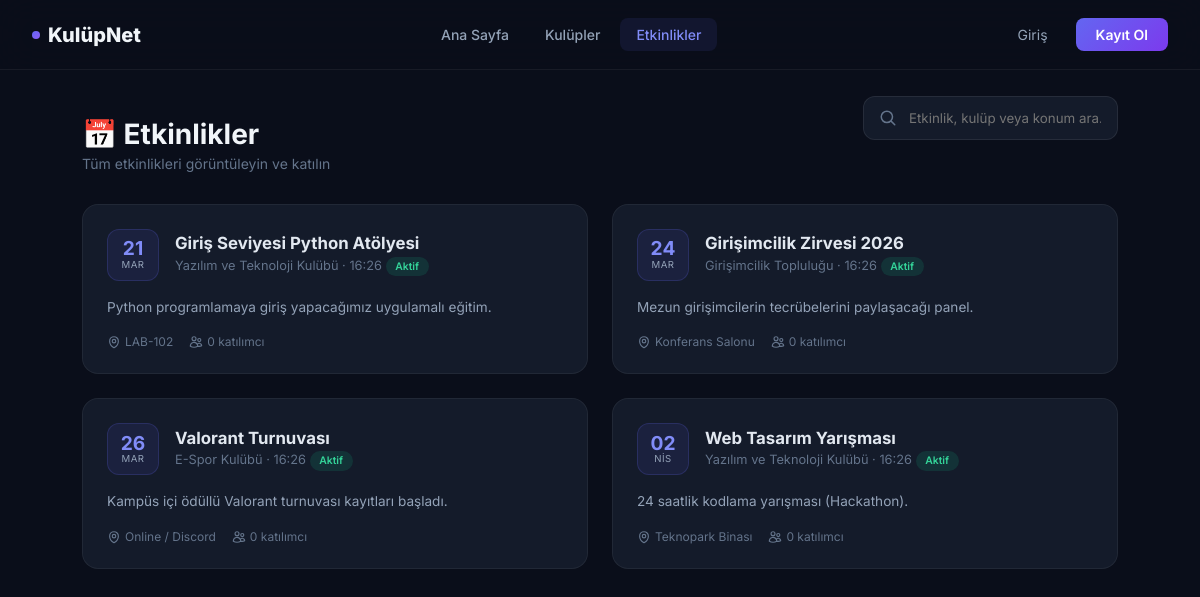
Screenshot of /etkinlikler.php with the database file from the repository.
### tables this page shows
CREATE TABLE IF NOT EXISTS etkinlikler (
    id INT AUTO_INCREMENT PRIMARY KEY,
    kulup_id INT,
    baslik VARCHAR(200) NOT NULL,
    aciklama TEXT,
    tarih DATETIME NOT NULL,
    konum VARCHAR(200),
    kisi_siniri INT DEFAULT NULL,
    FOREIGN KEY (kulup_id) REFERENCES kulupler(id) ON DELETE SET NULL
);

CREATE TABLE IF NOT EXISTS kulupler (
    id INT AUTO_INCREMENT PRIMARY KEY,
    ad VARCHAR(100) NOT NULL,
    aciklama TEXT
);

### etkinlikler.php (the view, shortened to what this page needs)
<?php
require_once 'config/veritabani.php';
$giris_yapildi = isset($_SESSION['kullanici_id']);
$aranan = trim($_GET['aranan'] ?? '');
$sayfa_kayit_sayisi = 6;
$sayfa = isset($_GET['sayfa']) ? max(1, (int)$_GET['sayfa']) : 1;
$offset = ($sayfa - 1) * $sayfa_kayit_sayisi;
$where_clauses = ["e.tarih >= NOW()"];
$params = [];
$where_sql = "WHERE " . implode(" AND ", $where_clauses);
$sql = "SELECT e.*, k.ad as kulup_adi, (SELECT COUNT(*) FROM etkinlik_katilimlari WHERE etkinlik_id = e.id) as katilimci_sayisi
        FROM etkinlikler e
        LEFT JOIN kulupler k ON e.kulup_id = k.id
        $where_sql
        ORDER BY e.tarih ASC
        LIMIT $sayfa_kayit_sayisi OFFSET $offset";
$stmt = $db->prepare($sql);
$stmt->execute($params);
$etkinlikler = $stmt->fetchAll();
$aylar = ['Oca','Şub','Mar','Nis','May','Haz','Tem','Ağu','Eyl','Eki','Kas','Ara'];
?>
<!DOCTYPE html>
<html lang="tr">
<head>
</head>
<body>
    <nav class="navbar">
        <a href="index.php" class="nav-brand"><span class="brand-dot"></span> KulüpNet</a>
        <div class="nav-links">
            <a href="index.php">Ana Sayfa</a>
            <a href="kulupler.php">Kulüpler</a>
            <a href="etkinlikler.php" class="active">Etkinlikler</a>
        </div>
        <div class="nav-auth">
            <?php if ($giris_yapildi): ?>
                <div class="user-menu" style="display: flex; align-items: center; gap: 0.75rem;">
                    <a href="profil.php" class="user-avatar-nav"><?php echo mb_strtoupper(mb_substr($_SESSION['kullanici_ad'], 0, 1)); ?></a>
                    <a href="profil.php" style="text-decoration:none;"><span class="user-menu-name" style="font-size: 0.875rem; font-weight: 600; color: #e2e8f0;"><?php echo htmlspecialchars($_SESSION['kullanici_ad']); ?></span></a>
                    <a href="ayarlar.php" class="btn-ghost" title="Ayarlar">
                        <svg xmlns="http://www.w3.org/2000/svg" fill="none" viewBox="0 0 24 24" stroke-width="2" stroke="currentColor" style="width:18px;height:18px;">
                            <path stroke-linecap="round" stroke-linejoin="round" d="M9.594 3.94c.09-.542.56-.94 1.11-.94h2.593c.55 0 1.02.398 1.11.94l.213 1.281c.063.374.313.686.645.87.074.04.147.083.22.127.325.196.72.257 1.075.124l1.217-.456a1.125 1.125 0 0 1 1.37.49l1.296 2.247a1.125 1.125 0 0 1-.26 1.431l-1.003.827c-.293.241-.438.613-.43.992a7.723 7.723 0 0 1 0 .255c-.008.378.137.75.43.991l1.004.827c.424.35.534.955.26 1.43l-1.298 2.247a1.125 1.125 0 0 1-1.369.491l-1.217-.456c-.355-.133-.75-.072-1.076.124a6.47 6.47 0 0 1-.22.128c-.331.183-.581.495-.644.869l-.213 1.281c-.09.543-.56.94-1.11.94h-2.594c-.55 0-1.019-.398-1.11-.94l-.213-1.281c-.062-.374-.312-.686-.644-.87a6.52 6.52 0 0 1-.22-.127c-.325-.196-.72-.257-1.076-.124l-1.217.456a1.125 1.125 0 0 1-1.369-.49l-1.297-2.247a1.125 1.125 0 0 1 .26-1.431l1.004-.827c.292-.24.437-.613.43-.991a6.932 6.932 0 0 1 0-.255c.007-.38-.138-.751-.43-.992l-1.004-.827a1.125 1.125 0 0 1-.26-1.43l1.297-2.247a1.125 1.125 0 0 1 1.37-.491l1.216.456c.356.133.751.072 1.076-.124.072-.044.146-.086.22-.128.332-.183.582-.495.644-.869l.214-1.28Z" />
                            <path stroke-linecap="round" stroke-linejoin="round" d="M15 12a3 3 0 1 1-6 0 3 3 0 0 1 6 0Z" />
                        </svg>
                    </a>
                    <a href="cikis.php" class="btn-ghost" title="Çıkış">
                        <svg xmlns="http://www.w3.org/2000/svg" fill="none" viewBox="0 0 24 24" stroke-width="2" stroke="currentColor" style="width:18px;height:18px;">
                            <path stroke-linecap="round" stroke-linejoin="round" d="M15.75 9V5.25A2.25 2.25 0 0 0 13.5 3h-6a2.25 2.25 0 0 0-2.25 2.25v13.5A2.25 2.25 0 0 0 7.5 21h6a2.25 2.25 0 0 0 2.25-2.25V15m3 0 3-3m0 0-3-3m3 3H9" />
                        </svg>
                    </a>
                </div>
            <?php else: ?>
                <a href="giris.php" class="btn-ghost">Giriş</a>
                <a href="kayit.php" class="btn-primary-nav">Kayıt Ol</a>
            <?php endif; ?>
        </div>
    </nav>
    <div class="container">
        <div class="page-header">
            <div style="display: flex; justify-content: space-between; align-items: flex-end; flex-wrap: wrap; gap: 1rem;">
                <div>
                    <h1>📅 Etkinlikler</h1>
                    <p>Tüm etkinlikleri görüntüleyin ve katılın</p>
                </div>
                <form action="" method="GET" class="search-container">
                    <svg class="search-icon" xmlns="http://www.w3.org/2000/svg" fill="none" viewBox="0 0 24 24" stroke-width="2" stroke="currentColor"><path stroke-linecap="round" stroke-linejoin="round" d="m21 21-5.197-5.197m0 0A7.5 7.5 0 1 0 5.196 5.196a7.5 7.5 0 0 0 10.607 10.607Z" /></svg>
                    <input type="text" name="aranan" class="search-input" placeholder="Etkinlik, kulüp veya konum ara..." value="<?php echo htmlspecialchars($aranan); ?>">
                </form>
            </div>
        </div>
        <div class="cards-grid">
            <?php if (!empty($etkinlikler)):
                foreach ($etkinlikler as $e):
                    $ts = strtotime($e['tarih']);
                    $gun = date('d', $ts); $ay = $aylar[(int)date('n', $ts) - 1]; $saat = date('H:i', $ts);
                    $gecmis = $ts < time();
            ?>
            <div class="event-card">
                <div class="card-top">
                    <div class="card-date">
                        <span class="day"><?php echo $gun; ?></span>
                        <span class="month"><?php echo $ay; ?></span>
                    </div>
                    <div>
                        <div class="card-title"><?php echo htmlspecialchars($e['baslik']); ?></div>
                        <div class="card-subtitle">
                            <?php echo htmlspecialchars($e['kulup_adi'] ?? 'Genel'); ?> · <?php echo $saat; ?>
                            <?php if ($gecmis): ?>
                                <span class="status-badge status-past">Bitti</span>
                            <?php else: ?>
                                <span class="status-badge status-upcoming">Aktif</span>
                            <?php endif; ?>
                        </div>
                    </div>
                </div>
                <div class="card-desc"><?php echo htmlspecialchars($e['aciklama'] ?? 'Açıklama yok.'); ?></div>
                <div class="card-footer">
                    <div class="card-meta-row">
                        <div class="card-meta-item">
                            <?php echo htmlspecialchars($e['konum'] ?? 'Belirtilmedi'); ?>
                        </div>
                        <div class="card-meta-item">
                            <?php
                                $ks = $e['kisi_siniri'] ?? null;
                                $sinir_text = $ks ? ' / ' . $ks : '';
                                echo $e['katilimci_sayisi'] . $sinir_text . ' katılımcı';
                            ?>
                        </div>
                    </div>
                </div>
            </div>
            <?php endforeach; endif; ?>
        </div>
    </div>
</body>
</html>

### etkinlikler.php (style rules this page uses)
*, *::before, *::after { box-sizing: border-box; margin: 0; padding: 0; }
body { font-family: 'Inter', sans-serif; background: #0a0e1a; color: #f1f5f9; min-height: 100vh; }
.navbar { position: fixed; top: 0; left: 0; right: 0; z-index: 100; background: rgba(10,14,26,0.8); backdrop-filter: blur(20px); border-bottom: 1px solid rgba(255,255,255,0.06); padding: 0 2rem; height: 70px; display: flex; align-items: center; justify-content: space-between; }
.nav-brand { font-size: 1.25rem; font-weight: 800; color: #f1f5f9; text-decoration: none; display: flex; align-items: center; gap: 0.5rem; }
.nav-brand .brand-dot { width: 8px; height: 8px; border-radius: 50%; background: linear-gradient(135deg, #6366f1, #8b5cf6); }
.nav-links { display: flex; gap: 0.25rem; }
.nav-links a { color: #94a3b8; text-decoration: none; padding: 0.5rem 1rem; border-radius: 0.5rem; font-size: 0.875rem; font-weight: 500; transition: all 0.2s; }
.nav-links a.active { color: #818cf8; background: rgba(99,102,241,0.1); }
.nav-auth { display: flex; gap: 0.75rem; align-items: center; }
.btn-ghost { color: #94a3b8; text-decoration: none; padding: 0.5rem 1rem; font-size: 0.875rem; border-radius: 0.5rem; transition: all 0.2s; }
.btn-primary-nav { background: linear-gradient(135deg, #6366f1, #7c3aed); color: white; border: none; padding: 0.5rem 1.25rem; border-radius: 0.5rem; font-size: 0.875rem; font-weight: 600; text-decoration: none; }
.container { max-width: 1100px; margin: 0 auto; padding: 6rem 2rem 3rem; }
.page-header { margin-bottom: 2rem; }
.page-header h1 { font-size: 1.75rem; font-weight: 700; margin-bottom: 0.25rem; }
.page-header p { font-size: 0.875rem; color: #64748b; }
.cards-grid { display: grid; grid-template-columns: repeat(auto-fill, minmax(340px, 1fr)); gap: 1.5rem; }
.event-card { background: rgba(30,41,59,0.5); border: 1px solid rgba(255,255,255,0.06); border-radius: 1rem; padding: 1.5rem; transition: all 0.3s; position: relative; overflow: hidden; }
.event-card .card-top { display: flex; align-items: center; gap: 1rem; margin-bottom: 1rem; }
.card-date { display: flex; flex-direction: column; align-items: center; justify-content: center; min-width: 52px; height: 52px; border-radius: 0.75rem; background: rgba(99,102,241,0.1); border: 1px solid rgba(99,102,241,0.2); }
.card-date .day { font-size: 1.2rem; font-weight: 700; color: #818cf8; line-height: 1; }
.card-date .month { font-size: 0.6rem; color: #94a3b8; text-transform: uppercase; letter-spacing: 0.05em; }
.card-title { font-size: 1.05rem; font-weight: 700; color: #e2e8f0; margin-bottom: 0.2rem; }
.card-subtitle { font-size: 0.8rem; color: #64748b; }
.card-desc { font-size: 0.85rem; color: #94a3b8; line-height: 1.6; margin-bottom: 1rem; display: -webkit-box; -webkit-line-clamp: 2; -webkit-box-orient: vertical; overflow: hidden; }
.card-footer { display: flex; align-items: center; justify-content: space-between; gap: 0.5rem; flex-wrap: wrap; }
.card-meta-row { display: flex; gap: 1rem; align-items: center; }
.card-meta-item { display: flex; align-items: center; gap: 0.25rem; font-size: 0.75rem; color: #64748b; }
.card-meta-item svg { width: 14px; height: 14px; }
.status-badge { display: inline-flex; align-items: center; gap: 0.25rem; padding: 0.2rem 0.6rem; border-radius: 1rem; font-size: 0.65rem; font-weight: 600; }
.status-upcoming { background: rgba(16,185,129,0.15); color: #34d399; }
.event-card { animation: fadeInUp 0.6s ease forwards; opacity: 0; }
.event-card:nth-child(1) { animation-delay: 0.05s; }
.event-card:nth-child(2) { animation-delay: 0.1s; }
.event-card:nth-child(3) { animation-delay: 0.15s; }
.event-card:nth-child(4) { animation-delay: 0.2s; }
.search-container { margin-bottom: 2rem; position: relative; max-width: 500px; }
.search-input { width: 100%; padding: 0.8rem 1rem 0.8rem 2.8rem; border-radius: 0.75rem; background: rgba(30,41,59,0.5); border: 1px solid rgba(255,255,255,0.08); color: white; font-family: 'Inter', sans-serif; transition: all 0.3s; }
.search-icon { position: absolute; left: 1rem; top: 50%; transform: translateY(-50%); color: #64748b; width: 18px; height: 18px; }

### rows the page displays
etkinlikler: tarih "21", tarih "MAR", baslik "Giriş Seviyesi Python Atölyesi", kulup.ad "Yazılım ve Teknoloji Kulübü", tarih "16:26", shows "Aktif", aciklama "Python programlamaya giriş yapacağımız uygulamalı eğitim.", konum "LAB-102", katilimci_sayisi "0"
etkinlikler: tarih "24", tarih "MAR", baslik "Girişimcilik Zirvesi 2026", kulup.ad "Girişimcilik Topluluğu", tarih "16:26", shows "Aktif", aciklama "Mezun girişimcilerin tecrübelerini paylaşacağı panel.", konum "Konferans Salonu", katilimci_sayisi "0"
etkinlikler: tarih "26", tarih "MAR", baslik "Valorant Turnuvası", kulup.ad "E-Spor Kulübü", tarih "16:26", shows "Aktif", aciklama "Kampüs içi ödüllü Valorant turnuvası kayıtları başladı.", konum "Online / Discord", katilimci_sayisi "0"
etkinlikler: tarih "02", tarih "NIS", baslik "Web Tasarım Yarışması", kulup.ad "Yazılım ve Teknoloji Kulübü", tarih "16:26", shows "Aktif", aciklama "24 saatlik kodlama yarışması (Hackathon).", konum "Teknopark Binası", katilimci_sayisi "0"
